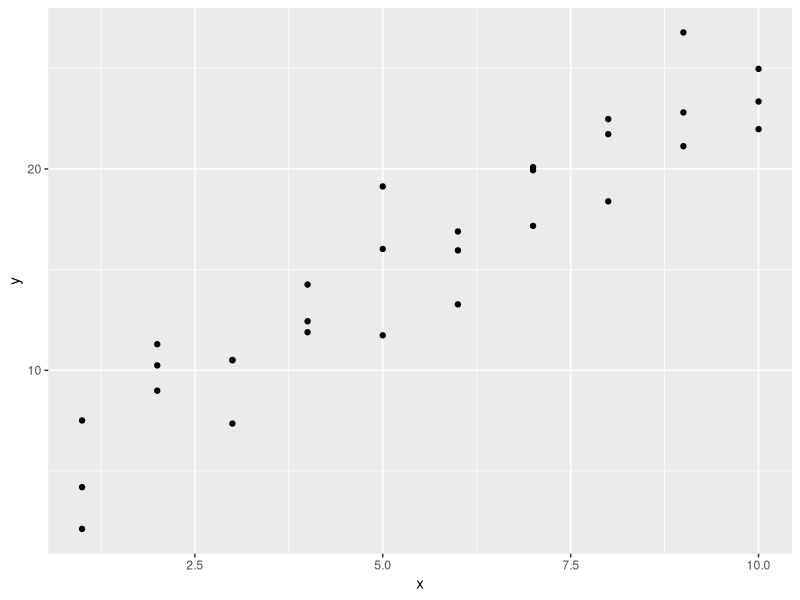
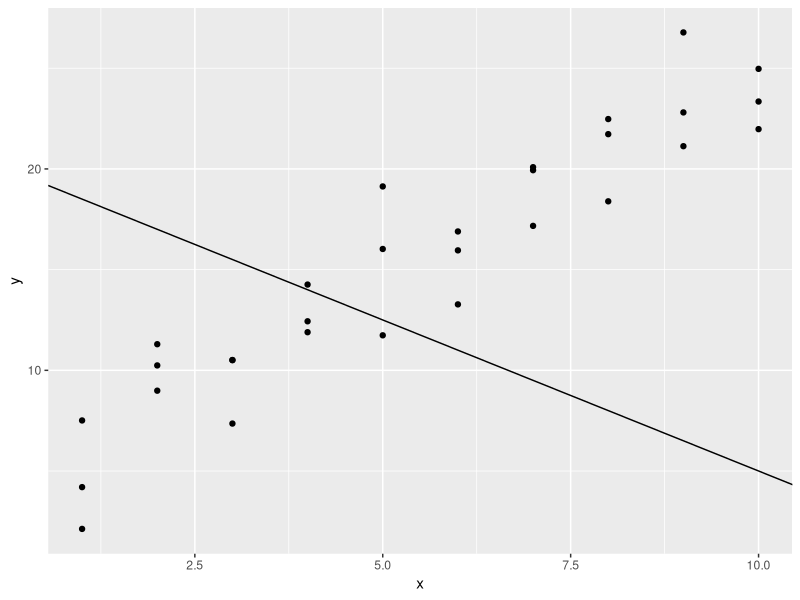
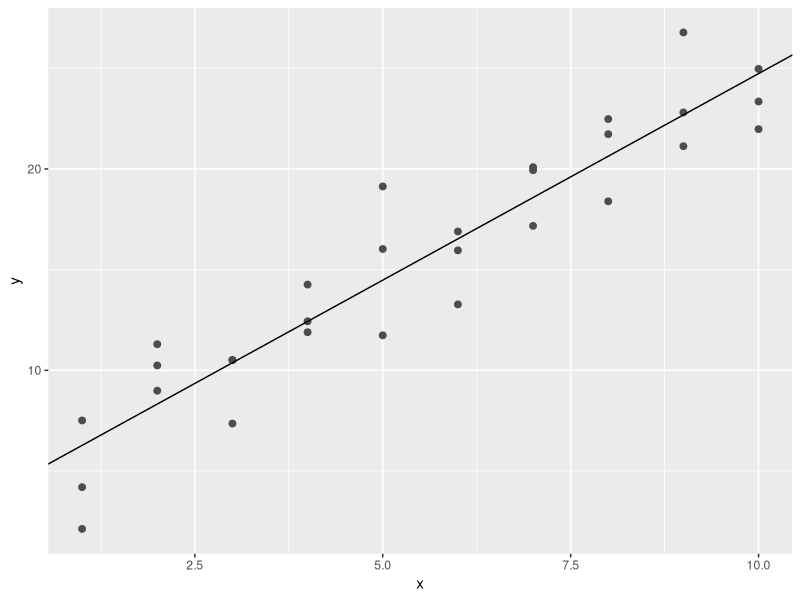
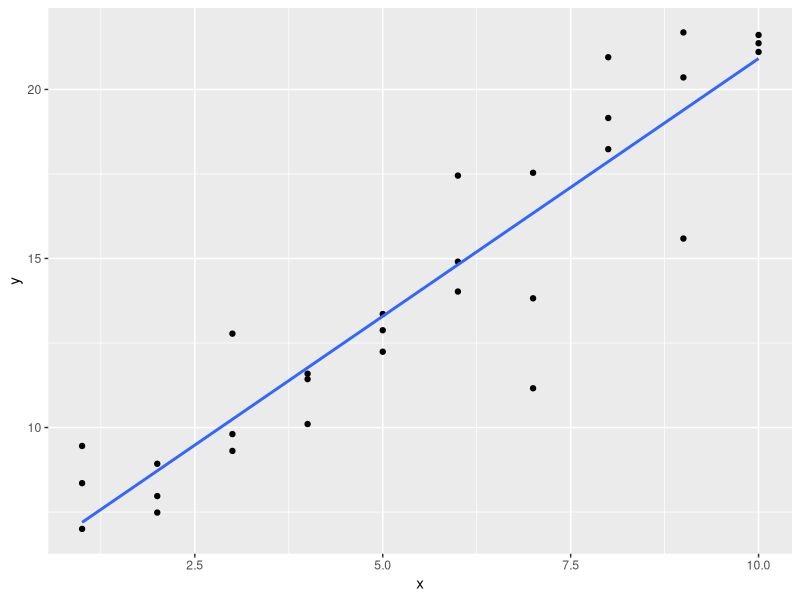
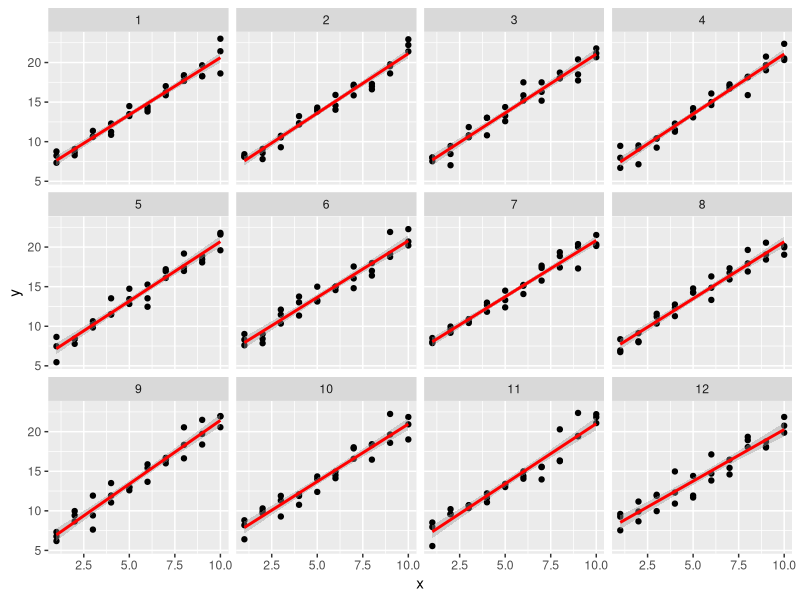
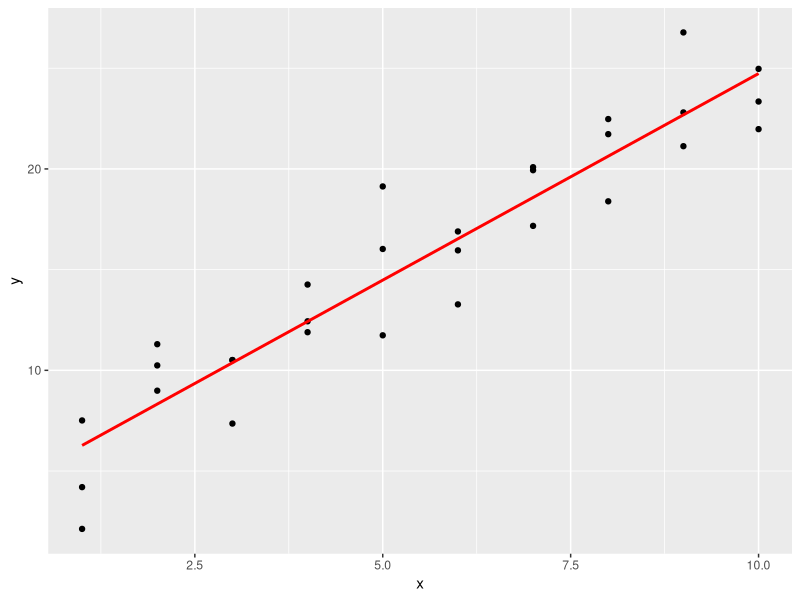
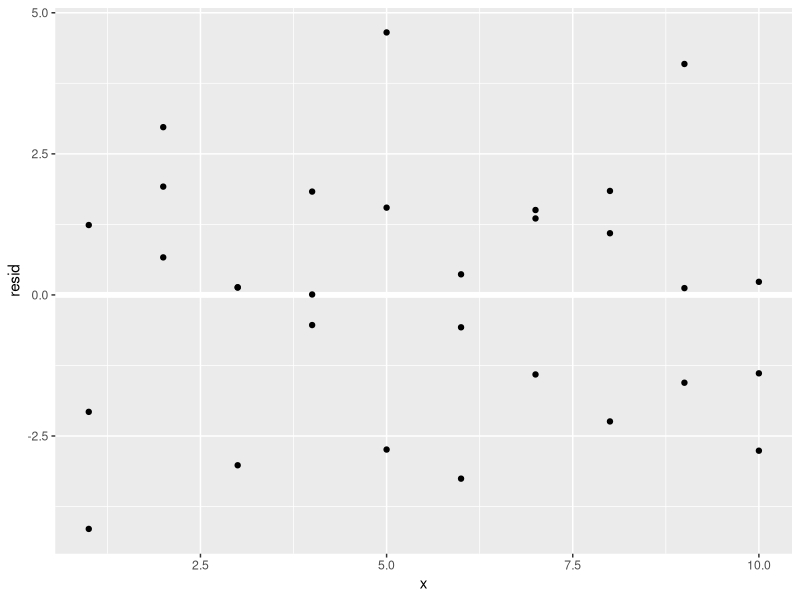
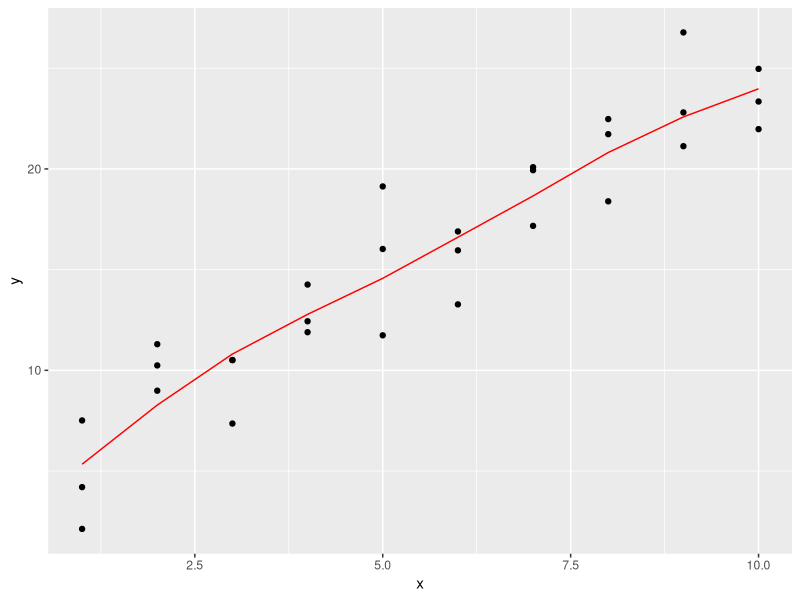

Write R code to recreate these figures, in order.
## ---- chunk 1
knitr::opts_chunk$set(echo = TRUE)
## ---- chunk 2
library(tidyverse)
library(modelr)
options(na.action = na.warn)
## ---- chunk 3
sim1

ggplot(sim1, aes(x, y)) + 
  geom_point()
## ---- chunk 4
model1 <- function(a, data) {
  a[1] + data$x * a[2]
}

model1(c(20, -1.5), sim1)
ggplot(sim1, aes(x, y)) + 
  geom_point() + 
  geom_abline(intercept = 20, slope = -1.5)
## ---- chunk 5
measure_distance <- function(mod, data) {
  diff <- data$y - model1(mod, data)
  sqrt(mean(diff ^ 2))
}
measure_distance(c(20, -1.5), sim1)
## ---- chunk 6
best <- optim(c(0, 0), measure_distance, data = sim1)
best$par

ggplot(sim1, aes(x, y)) + 
  geom_point(size = 2, colour = "grey30") + 
  geom_abline(intercept = best$par[1], slope = best$par[2])
## ---- chunk 7
sim1_mod <- lm(y ~ x, data = sim1)
coef(sim1_mod)
## ---- chunk 8
sim1a <- tibble(
  x = rep(1:10, each = 3),
  y = x * 1.5 + 6 + rt(length(x), df = 2)
)

ggplot(sim1a, aes(x = x, y = y)) +
  geom_point() +
  geom_smooth(method = "lm", se = FALSE)

sim1a_model <- lm(y ~ x, data = sim1a)
## ---- chunk 9
sim_norm <- function(i) {
  tibble(
    x = rep(1:10, each = 3),
    y = x * 1.5 + 6 + rnorm(length(x)),
    .id = i
  )
}

simdf_norm <- map_df(1:12, sim_norm)

ggplot(simdf_norm, aes(x = x, y = y)) +
  geom_point() +
  geom_smooth(method = "lm", colour = "red") +
  facet_wrap(~ .id, ncol = 4)
## ---- chunk 10
measure_distance <- function(mod, data) {
  diff <- data$y - model1(mod, data)
  mean(abs(diff))
}
## ---- chunk 11
best <- optim(c(0, 0), measure_distance, data = sim1a)
best$par
## ---- chunk 12
model1 <- function(a, data) {
  a[1] + data$x * a[2] + a[3]
}
## ---- chunk 13
grid <- sim1 %>% 
  data_grid(x) 
grid
## ---- chunk 14
sim1_mod <- lm(y ~ x, data = sim1)

grid <- grid %>% 
  add_predictions(sim1_mod) 
grid
## ---- chunk 15
ggplot(sim1, aes(x)) +
  geom_point(aes(y = y)) +
  geom_line(data = grid, aes(y = pred),  colour = "red", size = 1)
## ---- chunk 16
sim1 <- sim1 %>% 
  add_residuals(sim1_mod)
sim1
## ---- chunk 17
ggplot(sim1, aes(x, resid)) + 
  geom_ref_line(h = 0) +
  geom_point() 
## ---- chunk 18
sim1_loess <- loess(y ~ x, data = sim1)
sim1_lm <- lm(y ~ x, data = sim1)

grid_loess <- sim1 %>%
  add_predictions(sim1_loess)

sim1 <- sim1 %>%
  add_residuals(sim1_lm) %>%
  add_predictions(sim1_lm) %>%
  add_residuals(sim1_loess, var = "resid_loess") %>%
  add_predictions(sim1_loess, var = "pred_loess")

plot_sim1_loess <-
  ggplot(sim1, aes(x = x, y = y)) +
  geom_point() +
  geom_line(aes(x = x, y = pred), data = grid_loess, colour = "red")
plot_sim1_loess
## ---- chunk 19
grid %>%
  gather_predictions(sim1_mod, sim1_loess)
## ---- chunk 20
grid %>%
  spread_predictions(sim1_mod, sim1_loess)
## ---- chunk 21
ggplot(sim1, aes(x, resid)) + 
  geom_ref_line(h = 0) +
  geom_point() 
## ---- chunk 22
sim1_mod <- lm(y ~ x, data = sim1)
sim1 <- sim1 %>%
  add_residuals(sim1_mod)
ggplot(sim1, aes(x = abs(resid))) +
  geom_freqpoly(binwidth = 0.5)
## ---- chunk 23
df <- tribble(
  ~y, ~x1, ~x2,
  4, 2, 5,
  5, 1, 6
)

model_matrix(df, y ~ x1)
model_matrix(df, y ~ x1 - 1 )  # No intercept
model_matrix(df, y ~ x1 + x2)
## ---- chunk 24
df <- tribble(
  ~ sex, ~ response,
  "male", 1,
  "female", 2,
  "male", 1
)
model_matrix(df, response ~ sex)
## ---- chunk 25
df <- tribble(
  ~ sex, ~ response,
  "male", 1,
  "female", 2,
  "male", 1,
  "orc", 2
)
model_matrix(df, response ~ sex)
## ---- chunk 26
ggplot(sim3, aes(x1, y)) + 
  geom_point(aes(colour = x2))
## ---- chunk 27
mod1 <- lm(y ~ x1 + x2, data = sim3)
mod2 <- lm(y ~ x1 * x2, data = sim3)
## ---- chunk 28
grid <- sim3 %>% 
  data_grid(x1, x2) %>% 
  gather_predictions(mod1, mod2)
grid
## ---- chunk 29
ggplot(sim3, aes(x1, y, colour = x2)) + 
  geom_point() + 
  geom_line(data = grid, aes(y = pred)) + 
  facet_wrap(~ model)
## ---- chunk 30
sim3 <- sim3 %>% 
  gather_residuals(mod1, mod2)

ggplot(sim3, aes(x1, resid, colour = x2)) + 
  geom_point() + 
  facet_grid(model ~ x2)
## ---- chunk 31
ggplot(sim4) + 
  geom_point(aes(x1, y)) + 
  geom_point(aes(x2, y), color = "red")
## ---- chunk 32
mod1 <- lm(y ~ x1 + x2, data = sim4)
mod2 <- lm(y ~ x1 * x2, data = sim4)

grid <- sim4 %>% 
  data_grid(
    x1 = seq_range(x1, 5), 
    x2 = seq_range(x2, 5) 
  ) %>% 
  gather_predictions(mod1, mod2)
grid
## ---- chunk 33
ggplot(grid, aes(x1, x2)) + 
  geom_tile(aes(fill = pred)) + 
  facet_wrap(~ model)
## ---- chunk 34
ggplot(grid, aes(x1, pred, colour = x2, group = x2)) + 
  geom_line() +
  facet_wrap(~ model)

ggplot(grid, aes(x2, pred, colour = x1, group = x1)) + 
  geom_line() +
  facet_wrap(~ model)
## ---- chunk 35
df <- tribble(
  ~y, ~x,
   1,  1,
   2,  2, 
   3,  3
)
model_matrix(df, y ~ x^2 + x)

model_matrix(df, y ~ I(x^2) + x)
## ---- chunk 36
model_matrix(df, y ~ poly(x, 2))
## ---- chunk 37
library(splines)
model_matrix(df, y ~ ns(x, 2))
## ---- chunk 38
sim5 <- tibble(
  x = seq(0, 3.5 * pi, length = 50),
  y = 4 * sin(x) + rnorm(length(x))
)

ggplot(sim5, aes(x, y)) +
  geom_point()

## ---- chunk 39
mod1 <- lm(y ~ ns(x, 1), data = sim5)
mod2 <- lm(y ~ ns(x, 2), data = sim5)
mod3 <- lm(y ~ ns(x, 3), data = sim5)
mod4 <- lm(y ~ ns(x, 4), data = sim5)
mod5 <- lm(y ~ ns(x, 5), data = sim5)

grid <- sim5 %>% 
  data_grid(x = seq_range(x, n = 50, expand = 0.1)) %>% 
  gather_predictions(mod1, mod2, mod3, mod4, mod5, .pred = "y")

ggplot(sim5, aes(x, y)) + 
  geom_point() +
  geom_line(data = grid, colour = "red") +
  facet_wrap(~ model)
## ---- chunk 40
sim2
## ---- chunk 41
sim2_mod <- lm(y ~ x, data = sim2)
sim2_mod_no_int <- lm(y ~ x - 1, data = sim2)

grid <- sim2 %>% 
  data_grid(x) %>% 
  spread_predictions(sim2_mod, sim2_mod_no_int)
 
grid
## ---- chunk 42
x3 <- model_matrix(y ~ x1 * x2, data = sim3)
x3
## ---- chunk 43
all(x3[["x1:x2b"]] == (x3[["x1"]] * x3[["x2b"]]))
## ---- chunk 44
all(x3[["x1:x2c"]] == (x3[["x1"]] * x3[["x2c"]]))
all(x3[["x1:x2d"]] == (x3[["x1"]] * x3[["x2d"]]))
## ---- chunk 45
x4 <- model_matrix(y ~ x1 * x2, data = sim4)
x4
## ---- chunk 46
all(x4[["x1"]] * x4[["x2"]] == x4[["x1:x2"]])
## ---- chunk 47
mod1 <- lm(y ~ x1 + x2, data = sim3)
mod2 <- lm(y ~ x1 * x2, data = sim3)
## ---- chunk 48
df <- tribble(
  ~x, ~y,
  1, 2.2,
  2, NA,
  3, 3.5,
  4, 8.3,
  NA, 10
)

mod <- lm(y ~ x, data = df)
## ---- chunk 49
nobs(mod)
